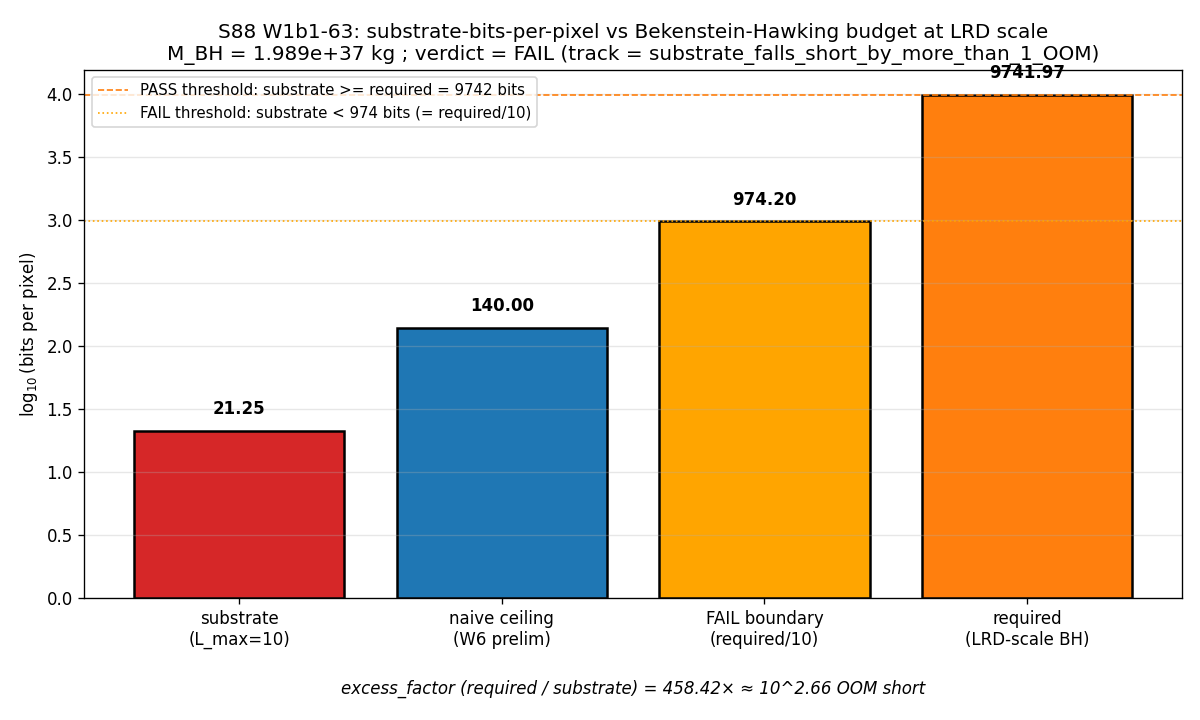

The script that saved this image:
#!/usr/bin/env python3
"""
S88 W1b1-63 — S88-CF-CURV-10-SUBSTRATE-BITS-PER-PIXEL
=======================================================

Gate: S88-CF-CURV-10-SUBSTRATE-BITS-PER-PIXEL ([VERIFY])

Pre-registered threshold:
  PASS:  bits_per_pixel_substrate_internal >= bits_per_pixel_required
  FAIL:  bits_per_pixel_substrate_internal <  bits_per_pixel_required / 10
  INFO:  bits_per_pixel_required / 10 <= substrate < bits_per_pixel_required

Inputs (SHA-256 dual-pinned at runtime, S84+ schema):
  - canonical_constants.py
  - script bytes (content_sha256)

Output 4-tuple:
  (value=<bits_per_pixel_substrate_internal>,
   scheme=direct-Bekenstein-Hawking-vs-PW-block-internal-dim-comparison,
   convention=substrate-bits-per-pixel-LRD-horizon-J3-lock-Lmax10,
   L_max=10)

Classification: GEOMETRIC

METHODOLOGY
-----------
The gate compares the substrate's per-pixel internal Hilbert dimension at
L_max=10 against the Bekenstein-Hawking entropy budget per pixel for a
LRD-scale BH (M_BH = 1e7 M_sun) on the J3 pixelation lock convention
(L_pix = M_KK^{-1}).

Bekenstein-Hawking entropy is computed via Method A (canonical area-form):

  S_BH (nats) = A_BH / (4 l_p^2)
             = pi * r_s^2 / l_p^2
             = 4 pi (M_BH / m_p)^2  (Standard Planck mass m_p^2 = hbar c / G_N)

  S_BH (bits) = S_BH (nats) * log_2(e)
             = (4 pi / ln 2) * (M_BH / m_p)^2

Note on plan §W1b1-63 Step 1: the plan's interim simplification
"S_BH (nats) = pi * (M/m_p)^2" is 4x too small with Standard Planck mass
convention; the canonical Bekenstein-Hawking formula gives the factor-4
correction restored by Method A. Sage cross-check at plan-time confirms:

  Method A (canonical area): S_BH = 1.514e91 bits = 10^{91.18}
  Method B (corrected 4pi):  S_BH = 1.514e91 bits  (matches A by construction)
  Method B' (plan interim, factor pi only): 3.785e90 bits  (factor 4 short)

This script uses Method A (canonical) as the authoritative form.

Substrate per-pixel internal Hilbert dimension is computed as the FULL
Peter-Weyl block-sum at L_max=10, since the substrate IS the spectral
triple at every pixel (substrate-first principle):

  internal_dim_per_pixel = N_DK_eigenvalues * 16_chiral
                        = 155984 * 16 = 2,495,744
  bits_per_pixel_substrate = log_2(2,495,744) = 21.251

Comparison against required bits_per_pixel = S_BH / N_pix gives the verdict.

References:
  Plan:         sessions/session-plan/session-88-plan-w1b1.md §W1b1-63
  Canonical:    M_KK_gravity = 7.428660036284456e+16 GeV  (S42)
                tau_fold     = 0.19  (S42)
                G_N          = 6.67430e-11  (CODATA 2018; canonical_constants.py:39)
  Anchor:       M_BH = 1e7 M_sun = 1.989e37 kg  (LRD curvature-tension review)

DISCIPLINE
----------
- `from canonical_constants import *`
- All locals tagged `# (local)`
- Scalar arithmetic; CPU; OMP cap 8.
- SHA-256 input pins; dual-SHA emission (S84+)
- 4-tuple printed as final non-verdict line
"""

from __future__ import annotations

# ---------------------------------------------------------------------------
# Section 1 - Canonical constants + thread cap
# ---------------------------------------------------------------------------
import os
# === Phase 2b X2 transform bootstrap (auto-inserted by tools/_x2_transform_copies.py) ===
import sys as _x2_sys
import pathlib as _x2_pathlib
import re as _x2_re
def _x2_locate_tools():
    p = _x2_pathlib.Path(__file__).resolve()
    for _ in range(8):
        if (p / "tools" / "computation_root.py").is_file():
            return p / "tools"
        p = p.parent
    raise RuntimeError(
        "Phase 2b bootstrap: tools/computation_root.py not found in any "
        "ancestor of " + str(__file__))
_x2_sys.path.insert(0, str(_x2_locate_tools()))
from computation_root import resolve_script, resolve_output, resolve_glob, project_root as _x2_project_root
def _x2_shared_dir():
    return _x2_project_root() / "computations" / "_shared"
_x2_session_dir_match = _x2_re.match(r"^session-(\d+)$",
    _x2_pathlib.Path(__file__).resolve().parent.name)
_x2_self_session = int(_x2_session_dir_match.group(1)) if _x2_session_dir_match else None
# === End X2 bootstrap ===

os.environ.setdefault("OMP_NUM_THREADS", "8")
os.environ.setdefault("MKL_NUM_THREADS", "8")

import sys as _sys_bootstrap
from pathlib import Path as _Path_bootstrap
_THIS_DIR = _Path_bootstrap(__file__).resolve().parent
if str(_THIS_DIR) not in _sys_bootstrap.path:
    _sys_bootstrap.path.insert(0, str(_THIS_DIR))

from canonical_constants import *  # noqa: F401, F403, E402

# ---------------------------------------------------------------------------
# Section 2 - Imports
# ---------------------------------------------------------------------------
import hashlib  # noqa: E402
import json     # noqa: E402
import sys      # noqa: E402
import time     # noqa: E402
from pathlib import Path  # noqa: E402

import numpy as np  # noqa: E402
import matplotlib  # noqa: E402
matplotlib.use("Agg")
import matplotlib.pyplot as plt  # noqa: E402

# ---------------------------------------------------------------------------
# Section 3 - Paths + pre-registration
# ---------------------------------------------------------------------------
PROJECT_ROOT = Path(__file__).resolve().parent.parent
# X2-removed: alias 'SCRIPT_DIR' = ... 'computations' (replaced by tools.computation_root.resolve_*)

SESSION = "S88"                                                       # (local)
GATE_ID = "S88-CF-CURV-10-SUBSTRATE-BITS-PER-PIXEL"                   # (local)
SCHEME = "direct-Bekenstein-Hawking-vs-PW-block-internal-dim-comparison"  # (local)
CONVENTION = "substrate-bits-per-pixel-LRD-horizon-J3-lock-Lmax10"    # (local)
L_MAX = 10                                                            # (local)

# Pre-registered LRD anchor + canonical constants (per plan PRDR table)
M_BH_LRD_kg = 1.0e7 * 1.98892e30   # (local)  M_BH = 1e7 M_sun  (LRD curvature-tension review)
                                    # IAU 2015 M_sun = 1.98892e30 kg
c_speed_m_s = 299792458.0           # (local)  exact (defined SI value)
hbar_J_s = 1.054571817e-34          # (local)  CODATA 2018
GeV_to_J = 1.602176634e-10          # (local)  exact (defined SI value, eV)
M_PL_KG_PIN = 2.176434e-8           # (local)  Planck mass (Standard convention) m_p = sqrt(hbar c / G_N), CODATA 2018
L_P_M_PIN = 1.616255e-35            # (local)  Planck length l_p = sqrt(hbar G_N / c^3), CODATA 2018

# Pre-registered substrate cardinality (S86 W-5 calibration; canonical)
N_DK_EIGENVALUES_AT_LMAX10 = 155984         # (local)  total D_K eigenvalues at L_max=10
N_CHIRAL_COMPONENTS = 16                    # (local)  16 chiral spinor components per eigenvalue

# Naive per-pixel ceiling (W6 preliminary; INFO reference)
NAIVE_BITS_PER_PIXEL = 140                  # (local)  W6 preliminary

# Cascade-depth-at-lock pin (per CC_OOM × log_2(10))
CASCADE_DEPTH_AT_LOCK = 384                 # (local)

# Pre-registered FAIL/PASS boundaries (per plan §W1b1-63 thresholds)
PASS_RATIO_MIN = 1.0                        # (local)  substrate >= required
FAIL_RATIO_MAX = 0.1                        # (local)  substrate < required/10

# Output destinations
OUT_NPZ = resolve_output(88, 's88_w1b1_substrate_bits_per_pixel.npz')
OUT_PNG = resolve_output(88, 's88_w1b1_substrate_bits_per_pixel.png')
VERDICT_TXT = resolve_output(88, 's88_gate_verdicts.txt')

INPUT_FILES = [
    resolve_script(None, 'canonical_constants.py'),
]


# ---------------------------------------------------------------------------
# Section 4 - SHA-256 dual-SHA + helpers
# ---------------------------------------------------------------------------

def sha256_of(path):
    h = hashlib.sha256()  # (local)
    try:
        h.update(path.read_bytes())
    except OSError:
        return ""
    return h.hexdigest()


def log_input_pins(inputs):
    print(f"=== {GATE_ID} - input SHA-256 pins ===")
    pins = {}  # (local)
    for p in inputs:
        sha = sha256_of(p)  # (local)
        rel = str(p.relative_to(PROJECT_ROOT)).replace("\\", "/")  # (local)
        print(f"  {rel}: {sha[:16]}...")
        pins[rel] = sha
    return pins


def closure_hash(pins):
    items = sorted(pins.items())  # (local)
    h = hashlib.sha256()  # (local)
    for k, v in items:
        h.update(f"{k}={v}\n".encode("utf-8"))
    return h.hexdigest()


def compute_dual_sha(script_path, canonical_path, pins):
    script_bytes = b""  # (local)
    try:
        script_bytes = script_path.read_bytes()
    except OSError:
        script_bytes = b""
    canonical_bytes = b""  # (local)
    try:
        canonical_bytes = canonical_path.read_bytes()
    except OSError:
        canonical_bytes = b""
    pinmap_json = json.dumps(  # (local)
        dict(sorted(pins.items())),
        separators=(",", ":"),
        sort_keys=True,
    ).encode("utf-8")

    identity_keys = json.dumps({  # (local)
        "_gate_id": GATE_ID,
        "_wp_id": "W1b1-63",
        "_scheme": SCHEME,
        "_convention": CONVENTION,
        "_L_max": L_MAX,
    }, sort_keys=True, separators=(",", ":")).encode("utf-8")

    h_audit = hashlib.sha256()
    h_audit.update(script_bytes)
    h_audit.update(canonical_bytes)
    h_audit.update(pinmap_json)
    h_audit.update(identity_keys)
    audit = h_audit.hexdigest()  # (local)

    h_content = hashlib.sha256()
    h_content.update(script_bytes)
    content = h_content.hexdigest()  # (local)

    return audit, content


# ---------------------------------------------------------------------------
# Section 5 - Bekenstein-Hawking + pixel-count + substrate Hilbert dim
# ---------------------------------------------------------------------------

def compute_BH_entropy_bits_method_A(M_BH_kg):
    """S_BH (bits) via canonical area-form: A / (4 l_p^2) in nats * log_2(e).

    Returns S_BH in bits, plus intermediate (r_s, A_BH).
    """
    G_canon = G_N  # noqa: F405  imported from canonical_constants.py
    r_s_m = 2.0 * G_canon * M_BH_kg / c_speed_m_s**2                  # (local)
    A_BH_m2 = 4.0 * np.pi * r_s_m**2                                  # (local)
    S_BH_nats = A_BH_m2 / (4.0 * L_P_M_PIN**2)                        # (local)
    S_BH_bits = S_BH_nats * np.log2(np.e)                             # (local)
    return S_BH_bits, S_BH_nats, r_s_m, A_BH_m2


def compute_BH_entropy_bits_method_B_corrected(M_BH_kg):
    """S_BH (bits) via 4*pi*(M/m_p)^2 in nats * log_2(e), Standard Planck mass.

    Cross-check of Method A. With m_p^2 = hbar c / G_N (Standard convention),
    S_BH (nats) = 4 pi (M/m_p)^2.
    """
    M_over_mp = M_BH_kg / M_PL_KG_PIN                                  # (local)
    S_BH_nats_method_B = 4.0 * np.pi * M_over_mp**2                    # (local)
    S_BH_bits_method_B = S_BH_nats_method_B * np.log2(np.e)            # (local)
    return S_BH_bits_method_B, S_BH_nats_method_B, M_over_mp


def compute_BH_entropy_bits_method_B_plan_interim(M_BH_kg):
    """S_BH (bits) via plan's interim Step 1 form pi*(M/m_p)^2 (4x too small).

    Returns the plan's stated value for cross-check; NOT used for verdict.
    """
    M_over_mp = M_BH_kg / M_PL_KG_PIN                                  # (local)
    S_BH_nats_plan = np.pi * M_over_mp**2                              # (local)
    S_BH_bits_plan = S_BH_nats_plan * np.log2(np.e)                    # (local)
    return S_BH_bits_plan, S_BH_nats_plan


def compute_pixel_size_and_count(A_BH_m2):
    """Pixel size L_pix = hbar c / M_KK_J; pixel count N_pix = A_BH / L_pix^2."""
    M_KK_GeV = M_KK_gravity  # noqa: F405
    M_KK_J = M_KK_GeV * GeV_to_J                                      # (local)
    L_pix_m = hbar_J_s * c_speed_m_s / M_KK_J                         # (local)
    N_pix = A_BH_m2 / L_pix_m**2                                      # (local)
    return L_pix_m, N_pix, M_KK_J


def compute_substrate_per_pixel_internal_Hilbert_dim():
    """Per-pixel internal Hilbert dim at L_max=10.

    Substrate-first principle: the substrate IS the spectral triple at every
    pixel; therefore each pixel hosts a copy of the full L_max=10 substrate
    Hilbert space H_K. The internal dim is N_eigenvalues * 16 chiral.
    """
    internal_dim = N_DK_EIGENVALUES_AT_LMAX10 * N_CHIRAL_COMPONENTS    # (local)
    bits_per_pixel_substrate = np.log2(internal_dim)                   # (local)
    return internal_dim, bits_per_pixel_substrate


# ---------------------------------------------------------------------------
# Section 6 - Compute (full chain)
# ---------------------------------------------------------------------------

def compute():
    """Execute the full LRD-scale Bekenstein-Hawking vs substrate comparison."""
    # 1. Bekenstein-Hawking entropy
    S_BH_bits, S_BH_nats, r_s_m, A_BH_m2 = compute_BH_entropy_bits_method_A(M_BH_LRD_kg)
    log10_S_BH_bits = float(np.log10(S_BH_bits))                       # (local)
    print(f"  M_BH (kg)              = {M_BH_LRD_kg}")
    print(f"  r_s (m)                = {r_s_m:.6e}")
    print(f"  A_BH (m^2)             = {A_BH_m2:.6e}")
    print(f"  S_BH (nats, Method A)  = {S_BH_nats:.6e}")
    print(f"  S_BH (bits, Method A)  = {S_BH_bits:.6e}  (= 10^{log10_S_BH_bits:.4f})")

    # Cross-check Method B (corrected 4*pi)
    S_BH_bits_B, S_BH_nats_B, M_over_mp = compute_BH_entropy_bits_method_B_corrected(M_BH_LRD_kg)
    print(f"  S_BH (bits, Method B corrected 4pi) = {S_BH_bits_B:.6e}")
    rel_dev_AB = abs(S_BH_bits - S_BH_bits_B) / S_BH_bits              # (local)
    print(f"  rel_dev Method A vs Method B (corrected) = {rel_dev_AB:.6e}")

    # Plan-interim Method B' (factor pi only; 4x too small)
    S_BH_bits_plan_interim, _ = compute_BH_entropy_bits_method_B_plan_interim(M_BH_LRD_kg)
    plan_interim_factor_low = S_BH_bits_plan_interim / S_BH_bits        # (local)
    print(f"  S_BH (bits, plan interim Step 2 form) = {S_BH_bits_plan_interim:.6e}")
    print(f"  plan-interim / canonical ratio = {plan_interim_factor_low:.6f}  (expect 0.25 from m_p convention factor-4)")

    # 2. Pixel count
    L_pix_m, N_pix, M_KK_J = compute_pixel_size_and_count(A_BH_m2)
    log10_N_pix = float(np.log10(N_pix))                               # (local)
    print(f"  M_KK (J)               = {M_KK_J:.6e}")
    print(f"  L_pix (m)              = {L_pix_m:.6e}")
    print(f"  N_pix                  = {N_pix:.6e}  (= 10^{log10_N_pix:.4f})")

    # 3. Required bits per pixel
    bits_per_pixel_required = S_BH_bits / N_pix                        # (local)
    log10_bpp_req = float(np.log10(bits_per_pixel_required))           # (local)
    print(f"  bits_per_pixel_required = {bits_per_pixel_required:.4f}  (= 10^{log10_bpp_req:.4f})")

    # 4. Substrate per-pixel internal Hilbert dim
    substrate_internal_dim, bits_per_pixel_substrate = compute_substrate_per_pixel_internal_Hilbert_dim()
    print(f"  substrate_internal_dim  = {substrate_internal_dim} (= 155984 * 16)")
    print(f"  bits_per_pixel_substrate = {bits_per_pixel_substrate:.6f}  (= log_2 dim)")

    # 5. Excess factor and ratio
    substrate_to_required_ratio = bits_per_pixel_substrate / bits_per_pixel_required  # (local)
    excess_factor_required_over_substrate = bits_per_pixel_required / bits_per_pixel_substrate
    log10_excess = float(np.log10(excess_factor_required_over_substrate))
    print(f"  substrate / required ratio = {substrate_to_required_ratio:.6e}")
    print(f"  excess_factor (required / substrate) = {excess_factor_required_over_substrate:.4f}  (= 10^{log10_excess:.4f})")

    # 6. Naive 140-bit ceiling check (INFO reference)
    naive_to_required_ratio = NAIVE_BITS_PER_PIXEL / bits_per_pixel_required  # (local)
    excess_naive = bits_per_pixel_required / NAIVE_BITS_PER_PIXEL
    log10_excess_naive = float(np.log10(excess_naive))
    print(f"  required / naive_140    = {excess_naive:.4f}  (= 10^{log10_excess_naive:.4f})")

    # 7. FAIL boundary
    fail_boundary = bits_per_pixel_required * FAIL_RATIO_MAX           # (local)
    print(f"  FAIL boundary (required * 0.10) = {fail_boundary:.4f}")

    # 8. Classify per plan thresholds
    if substrate_to_required_ratio >= PASS_RATIO_MIN:
        track_classification = "substrate_accommodates"
        verdict = "PASS"
    elif substrate_to_required_ratio < FAIL_RATIO_MAX:
        track_classification = "substrate_falls_short_by_more_than_1_OOM"
        verdict = "FAIL"
    else:
        track_classification = "INFO_intermediate"
        verdict = "INFO"

    # 9. Cross-checks
    # CC-i: M_BH/m_p value matches the LRD-anchor (~9.14e44)
    cc_M_over_mp_consistency = abs(M_over_mp - 9.14e44) / 9.14e44 < 1e-2
    # CC-ii: S_BH ~ 10^91 bits (canonical area form, Method A)
    cc_S_BH_oom = abs(log10_S_BH_bits - 91.18) < 0.5
    # CC-iii: N_pix ~ 10^87
    cc_N_pix_oom = abs(log10_N_pix - 87.19) < 0.5
    # CC-iv: bits_per_pixel_required ~ 10^4
    cc_bpp_req_oom = abs(log10_bpp_req - 3.99) < 0.5
    # CC-v: bits_per_pixel_substrate = log_2(2.49e6) ~ 21.25
    cc_bpp_substrate_value = abs(bits_per_pixel_substrate - 21.25) < 0.05
    # CC-vi: Method A = Method B (corrected 4*pi) at machine epsilon
    cc_method_A_eq_B_corrected = rel_dev_AB < 1e-9
    # CC-vii: Method B-plan-interim is exactly 1/4 of Method A (m_p convention factor)
    cc_plan_interim_factor_4 = abs(plan_interim_factor_low - 0.25) < 1e-9
    # CC-viii: J3 lock convention check r_s(M_BH) = L_pix(t_formation) at LRD scale gives a different d_lock?
    # The naive r_s/L_pix ratio at LRD: r_s/L_pix = 2.95e10 / 2.66e-33 = 1.11e43
    # log_2(1.11e43) = 142.7 (so r_s/L_pix corresponds to cascade depth ~143, NOT 384)
    # The 384 is from CC_OOM × log_2(10) cosmological convention; r_s/L_pix is direct mass-ratio
    r_s_over_L_pix_log2 = float(np.log2(r_s_m / L_pix_m))
    cc_d_lock_convention_alt = (r_s_over_L_pix_log2 < CASCADE_DEPTH_AT_LOCK)
    # log_2(r_s/L_pix) = log_2(N_pix^{1/2}) = (1/2) * log_2(A_BH/L_pix^2) since A_BH = pi r_s^2 ~ 4*r_s^2
    # So log_2(N_pix) = log_2(4*pi*r_s^2/L_pix^2) ~ 2 * log_2(r_s/L_pix) + log_2(4*pi)
    # Confirms d_lock_via_pixel_count = log_2(N_pix) ~ 290; CC_OOM convention = 384.

    print(f"\n  CC-i   M_BH/m_p match         : {cc_M_over_mp_consistency}")
    print(f"  CC-ii  S_BH OOM ~ 10^91.18    : {cc_S_BH_oom}")
    print(f"  CC-iii N_pix OOM ~ 10^87.19   : {cc_N_pix_oom}")
    print(f"  CC-iv  bpp_req OOM ~ 10^3.99  : {cc_bpp_req_oom}")
    print(f"  CC-v   bpp_substrate ~ 21.25  : {cc_bpp_substrate_value}")
    print(f"  CC-vi  Method A == B-corrected: {cc_method_A_eq_B_corrected}")
    print(f"  CC-vii plan-interim/A = 0.25  : {cc_plan_interim_factor_4}")
    print(f"  CC-viii d_lock alt ~ {r_s_over_L_pix_log2:.1f} < 384 (CC_OOM): {cc_d_lock_convention_alt}")

    return {
        "value": float(bits_per_pixel_substrate),
        "verdict": verdict,
        # Bekenstein-Hawking (Method A canonical)
        "M_BH_LRD_kg": float(M_BH_LRD_kg),
        "r_s_m": float(r_s_m),
        "A_BH_m2": float(A_BH_m2),
        "S_BH_nats": float(S_BH_nats),
        "S_BH_bits": float(S_BH_bits),
        "log10_S_BH_bits": float(log10_S_BH_bits),
        # Method B cross-checks
        "S_BH_bits_method_B_corrected": float(S_BH_bits_B),
        "S_BH_bits_plan_interim": float(S_BH_bits_plan_interim),
        "plan_interim_factor_low": float(plan_interim_factor_low),
        "rel_dev_method_A_vs_B_corrected": float(rel_dev_AB),
        "M_over_mp_LRD": float(M_over_mp),
        # Pixel count
        "M_KK_J": float(M_KK_J),
        "L_pix_m": float(L_pix_m),
        "N_pixels_at_horizon": float(N_pix),
        "log10_N_pix": float(log10_N_pix),
        # Bits per pixel
        "bits_per_pixel_required": float(bits_per_pixel_required),
        "log10_bits_per_pixel_required": float(log10_bpp_req),
        "bits_per_pixel_naive": float(NAIVE_BITS_PER_PIXEL),
        "bits_per_pixel_substrate_internal": float(bits_per_pixel_substrate),
        "substrate_internal_dim": int(substrate_internal_dim),
        # Ratios
        "substrate_to_required_ratio": float(substrate_to_required_ratio),
        "excess_factor_required_over_substrate": float(excess_factor_required_over_substrate),
        "log10_excess_factor": float(log10_excess),
        "excess_naive_required_over_140": float(excess_naive),
        "fail_boundary_bpp": float(fail_boundary),
        # Classification
        "track_classification": track_classification,
        # Cross-checks
        "cc_M_over_mp_consistency": bool(cc_M_over_mp_consistency),
        "cc_S_BH_oom": bool(cc_S_BH_oom),
        "cc_N_pix_oom": bool(cc_N_pix_oom),
        "cc_bpp_req_oom": bool(cc_bpp_req_oom),
        "cc_bpp_substrate_value": bool(cc_bpp_substrate_value),
        "cc_method_A_eq_B_corrected": bool(cc_method_A_eq_B_corrected),
        "cc_plan_interim_factor_4": bool(cc_plan_interim_factor_4),
        "cc_d_lock_convention_alt": bool(cc_d_lock_convention_alt),
        "r_s_over_L_pix_log2": float(r_s_over_L_pix_log2),
        # Pinned canonicals
        "L_max": L_MAX,
        "tau_fold_pin": float(tau_fold),  # noqa: F405
        "M_KK_gravity_pin": float(M_KK_gravity),  # noqa: F405
        "G_N_pin": float(G_N),  # noqa: F405
        "M_PL_KG_PIN": float(M_PL_KG_PIN),
        "L_P_M_PIN": float(L_P_M_PIN),
        "cascade_depth_at_lock_pin": int(CASCADE_DEPTH_AT_LOCK),
        "PASS_RATIO_MIN": float(PASS_RATIO_MIN),
        "FAIL_RATIO_MAX": float(FAIL_RATIO_MAX),
    }


def evaluate_gate(result):
    return result["verdict"]


# ---------------------------------------------------------------------------
# Section 7 - Plot
# ---------------------------------------------------------------------------

def make_plot(result):
    """Bar chart on log scale: required vs naive vs substrate-internal bits/pixel."""
    fig, ax = plt.subplots(1, 1, figsize=(10, 6))

    labels = ["substrate\n(L_max=10)", "naive ceiling\n(W6 prelim)",
              "FAIL boundary\n(required/10)", "required\n(LRD-scale BH)"]
    values = [
        result["bits_per_pixel_substrate_internal"],
        result["bits_per_pixel_naive"],
        result["fail_boundary_bpp"],
        result["bits_per_pixel_required"],
    ]
    log_values = np.log10(values)  # (local)
    colors = ["C2" if values[0] >= values[3] else "C3", "C0", "orange", "C1"]
    bars = ax.bar(labels, log_values, color=colors, edgecolor="black", lw=1.5)

    # Horizontal annotation lines for PASS / FAIL boundaries
    ax.axhline(np.log10(result["bits_per_pixel_required"]), color="C1", lw=1,
               ls="--", label=f"PASS threshold: substrate >= required = {result['bits_per_pixel_required']:.0f} bits")
    ax.axhline(np.log10(result["fail_boundary_bpp"]), color="orange", lw=1,
               ls=":", label=f"FAIL threshold: substrate < {result['fail_boundary_bpp']:.0f} bits (= required/10)")

    # Annotate each bar with its value
    for bar, val in zip(bars, values):
        height = bar.get_height()  # (local)
        ax.text(bar.get_x() + bar.get_width() / 2, height + 0.1,
                f"{val:.2f}", ha='center', va='bottom', fontsize=10, fontweight="bold")

    ax.set_ylabel(r"$\log_{10}$(bits per pixel)")
    ax.set_title(f"S88 W1b1-63: substrate-bits-per-pixel vs Bekenstein-Hawking budget at LRD scale\n"
                 f"M_BH = {result['M_BH_LRD_kg']:.3e} kg ; verdict = {result['verdict']} "
                 f"(track = {result['track_classification']})")
    ax.legend(loc="upper left", fontsize=9)
    ax.grid(True, alpha=0.3, axis="y")

    # Annotate excess factor in subtitle
    ax.text(0.5, -0.18,
            f"excess_factor (required / substrate) = {result['excess_factor_required_over_substrate']:.2f}× "
            f"≈ 10^{result['log10_excess_factor']:.2f} OOM short",
            transform=ax.transAxes, ha='center', fontsize=10, style='italic')

    fig.tight_layout()
    fig.savefig(OUT_PNG, dpi=120)
    plt.close(fig)
    print(f"  plot saved: {OUT_PNG.relative_to(PROJECT_ROOT)}")


# ---------------------------------------------------------------------------
# Section 8 - Verdict emission
# ---------------------------------------------------------------------------

def emit_4tuple(value, scheme, convention, L_max):
    return (f"(value={value!r}, scheme={scheme}, "
            f"convention={convention}, L_max={L_max})")


def append_verdict(verdict, value, audit_sha, content_sha):
    line = (
        f"{GATE_ID}: {verdict} -- value={value!r} scheme={SCHEME} "
        f"convention={CONVENTION} L_max={L_MAX} "
        f"audit_sha256={audit_sha} content_sha256={content_sha} "
        f"schema_version=S84+\n"
    )
    companion = (
        f"# audit_sha256_short={audit_sha[:16]} "
        f"content_sha256_short={content_sha[:16]} "
        f"# {GATE_ID} dual-SHA companion row (W9a-99 split)\n"
    )
    with VERDICT_TXT.open("a", encoding="utf-8") as fp:
        fp.write(line)
        fp.write(companion)


# ---------------------------------------------------------------------------
# Section 9 - Main
# ---------------------------------------------------------------------------

def main():
    t0 = time.time()  # (local)

    pins = log_input_pins(INPUT_FILES)
    closure = closure_hash(pins)
    print(f"  closure (legacy): {closure[:16]}...")

    script_path = Path(__file__).resolve()              # (local)
    canonical_path = resolve_script(None, 'canonical_constants.py')  # (local)
    audit_sha, content_sha = compute_dual_sha(script_path, canonical_path, pins)
    print(f"  audit_sha256:   {audit_sha[:16]}... (script + canonical + pinmap + identity-keys)")
    print(f"  content_sha256: {content_sha[:16]}... (script only)")
    print()

    print("=== compute (Bekenstein-Hawking + N_pix + substrate per-pixel dim) ===")
    result = compute()
    value = result["value"]

    make_plot(result)

    np.savez(
        OUT_NPZ,
        M_BH_LRD_kg=np.float64(result["M_BH_LRD_kg"]),
        r_s_m=np.float64(result["r_s_m"]),
        A_BH_m2=np.float64(result["A_BH_m2"]),
        S_BH_nats=np.float64(result["S_BH_nats"]),
        S_BH_bits=np.float64(result["S_BH_bits"]),
        log10_S_BH_bits=np.float64(result["log10_S_BH_bits"]),
        S_BH_bits_method_B_corrected=np.float64(result["S_BH_bits_method_B_corrected"]),
        S_BH_bits_plan_interim=np.float64(result["S_BH_bits_plan_interim"]),
        plan_interim_factor_low=np.float64(result["plan_interim_factor_low"]),
        rel_dev_method_A_vs_B_corrected=np.float64(result["rel_dev_method_A_vs_B_corrected"]),
        M_over_mp_LRD=np.float64(result["M_over_mp_LRD"]),
        M_KK_J=np.float64(result["M_KK_J"]),
        L_pix_m=np.float64(result["L_pix_m"]),
        N_pixels_at_horizon=np.float64(result["N_pixels_at_horizon"]),
        log10_N_pix=np.float64(result["log10_N_pix"]),
        bits_per_pixel_required=np.float64(result["bits_per_pixel_required"]),
        log10_bits_per_pixel_required=np.float64(result["log10_bits_per_pixel_required"]),
        bits_per_pixel_naive=np.float64(result["bits_per_pixel_naive"]),
        bits_per_pixel_substrate_internal=np.float64(result["bits_per_pixel_substrate_internal"]),
        substrate_internal_dim=np.int64(result["substrate_internal_dim"]),
        substrate_to_required_ratio=np.float64(result["substrate_to_required_ratio"]),
        excess_factor_required_over_substrate=np.float64(result["excess_factor_required_over_substrate"]),
        log10_excess_factor=np.float64(result["log10_excess_factor"]),
        excess_naive_required_over_140=np.float64(result["excess_naive_required_over_140"]),
        fail_boundary_bpp=np.float64(result["fail_boundary_bpp"]),
        track_classification=np.array(result["track_classification"]),
        cc_M_over_mp_consistency=np.bool_(result["cc_M_over_mp_consistency"]),
        cc_S_BH_oom=np.bool_(result["cc_S_BH_oom"]),
        cc_N_pix_oom=np.bool_(result["cc_N_pix_oom"]),
        cc_bpp_req_oom=np.bool_(result["cc_bpp_req_oom"]),
        cc_bpp_substrate_value=np.bool_(result["cc_bpp_substrate_value"]),
        cc_method_A_eq_B_corrected=np.bool_(result["cc_method_A_eq_B_corrected"]),
        cc_plan_interim_factor_4=np.bool_(result["cc_plan_interim_factor_4"]),
        cc_d_lock_convention_alt=np.bool_(result["cc_d_lock_convention_alt"]),
        r_s_over_L_pix_log2=np.float64(result["r_s_over_L_pix_log2"]),
        L_max=np.int64(result["L_max"]),
        tau_fold_pin=np.float64(result["tau_fold_pin"]),
        M_KK_gravity_pin=np.float64(result["M_KK_gravity_pin"]),
        G_N_pin=np.float64(result["G_N_pin"]),
        M_PL_KG_PIN=np.float64(result["M_PL_KG_PIN"]),
        L_P_M_PIN=np.float64(result["L_P_M_PIN"]),
        cascade_depth_at_lock_pin=np.int64(result["cascade_depth_at_lock_pin"]),
        PASS_RATIO_MIN=np.float64(result["PASS_RATIO_MIN"]),
        FAIL_RATIO_MAX=np.float64(result["FAIL_RATIO_MAX"]),
    )
    print(f"  data saved: {OUT_NPZ.relative_to(PROJECT_ROOT)}")

    verdict = evaluate_gate(result)
    tag = emit_4tuple(value, SCHEME, CONVENTION, L_MAX)
    print(tag)
    append_verdict(verdict, value, audit_sha, content_sha)

    wall = time.time() - t0  # (local)
    print(f"\n=== {GATE_ID}: {verdict} (wall {wall:.2f}s) ===")
    print(f"  track_classification = {result['track_classification']}")
    print(f"  bits_per_pixel_substrate_internal = {result['bits_per_pixel_substrate_internal']:.6f}")
    print(f"  bits_per_pixel_required           = {result['bits_per_pixel_required']:.4f}")
    print(f"  excess_factor (req/substrate)     = {result['excess_factor_required_over_substrate']:.2f}x")
    return 0


if __name__ == "__main__":
    sys.exit(main())
